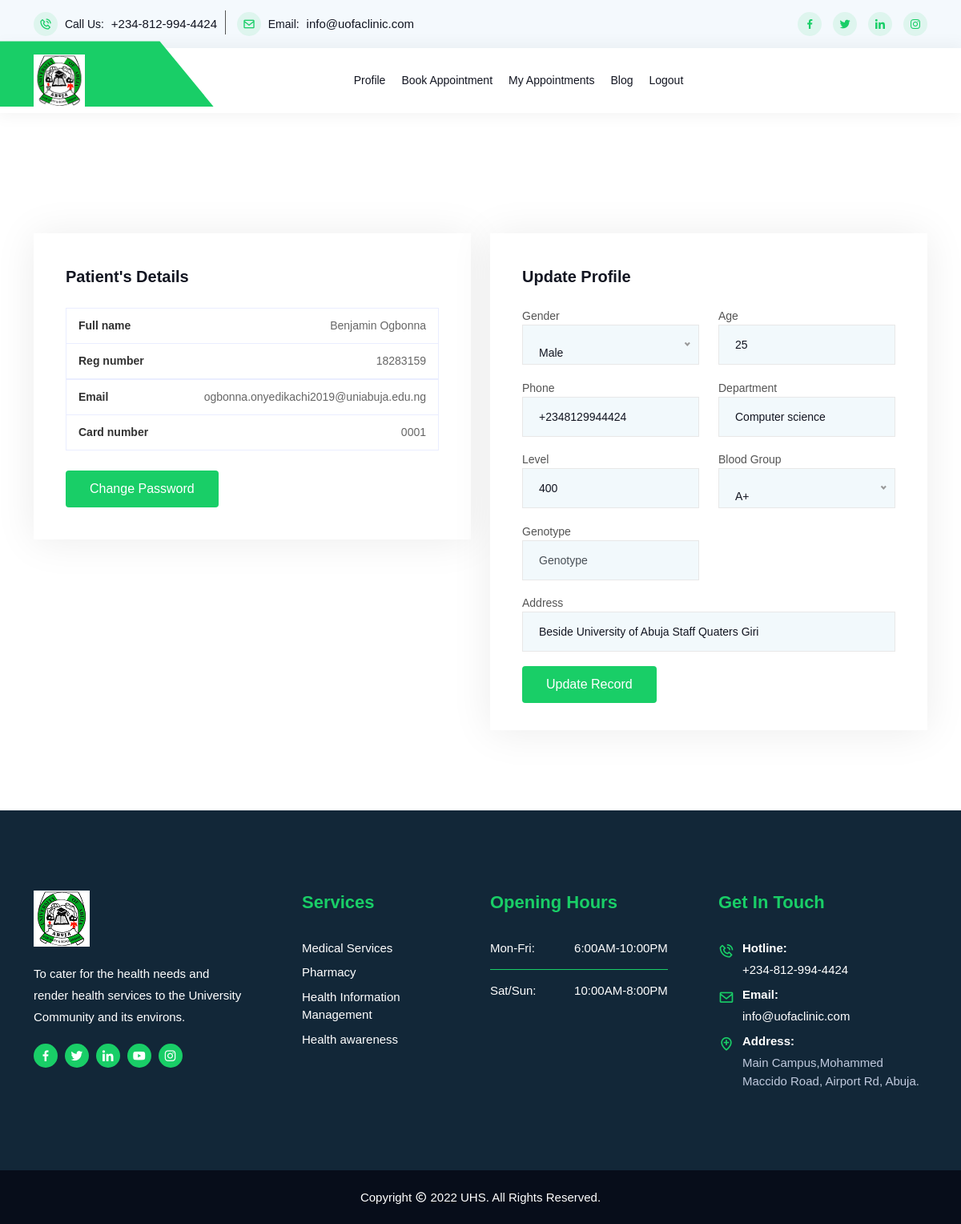
The page /patient/profile (signed in) on the database its author committed.
### patient/models.py (models this page shows, shortened)
class Patient(models.Model):
    GENDER = (
        ('female', 'Female'),
        ('male', 'Male'),
    )
    BLOOD_GROUP = (
        ('A+', 'A+'),
        ('A-', 'A-'),
        ('B+', 'B+'),
        ('B-', 'B-'),
        ('AB+', 'AB+'),
        ('AB-', 'AB-'),
        ('O+', 'O+'),
        ('O-', 'O-'),
    )
    username = models.OneToOneField(User, on_delete=models.CASCADE)
    card_number = models.CharField(max_length=12, unique=True)
    phone = models.CharField(max_length=20, blank=True, default='')
    gender = models.CharField(choices=GENDER, max_length=30, blank=True, default='')
    age = models.PositiveIntegerField(default=0, blank=True)
    department = models.CharField(max_length=255, blank=True, default='')
    level = models.CharField(max_length=20, blank=True, default='')
    blood_group = models.CharField(choices=BLOOD_GROUP, max_length=20, blank=True, default='')
    genotype = models.CharField(max_length=20, blank=True, default='')
    address = models.CharField(max_length=200, blank=True, default='')

### patient/views.py (the view)
# urls.py: path('patient/profile', views.patient_profile, name='profile'),
@cache_control(no_cache=True, must_revalidate=True, no_store=True)
@login_required
def patient_profile(request):
    if request.method == 'POST':
        profile_form = ProfileEditForm(instance=request.user.patient,
                                       data=request.POST,
                                       files=request.FILES)
        if profile_form.is_valid():
            profile_form.save()
            messages.success(request, 'Profile updated successfully!')
            return redirect('patient:profile')
        else:
            messages.error(request, 'Error updating your profile!')
    else:
        profile_form = ProfileEditForm(instance=request.user.patient)
    context = {
        'profile_form': profile_form,
    }
    return render(request, 'patient/patient_profile.html', context)

### templates/patient/patient_profile.html (shortened to what this page needs)
{% extends 'base.html' %}
{% load bootstrap4 %}
{% load static %}
{% block content %}
<section class="cart-area ptb-100">
    <div class="container">
        <div class="row">
            <div class="col-lg-12 col-md-12">
                <div class="row">
					<div class="col-lg-6">
                        <div class="cart-totals">
                            <h3>Patient's Details</h3>
                            <ul>
                                <li>Full name <span>{{ user.first_name }} {{ user.last_name }}</span></li>
                                <li>Reg number <span>{{ user.username }}</span></li>
                                <li>Email <span>{{ user.email }}</span></li>
								<li>Card number <span>{{ user.patient.card_number }}</span></li>
                            </ul>
                            <a href="#" class="default-btn page-btn">
                                Change password
                            </a>
                        </div>
                    </div>
                    <div class="col-lg-6">
                        <div class="coupon-wrap">
                            <div class="shops-form">
								<div class="row">
									<div class="col-lg-6">
										<h3>Update Profile</h3>
									</div>
									<div class="col-lg-6">
									</div>
								</div>
								<form action="" method="POST" enctype="multipart/form-data">
									<div class="billing-details">
										<div class="row">
											<div class="col-lg-6">
												<div class="form-group">
													Gender {{ profile_form.gender }}
												</div>
											</div>
											<div class="col-lg-6">
												<div class="form-group">
													Age {{ profile_form.age }}
												</div>
											</div>
											<div class="col-lg-6">
												<div class="form-group">
													Phone {{ profile_form.phone }}
												</div>
											</div>
											<div class="col-lg-6">
												<div class="form-group">
													Department {{ profile_form.department }}
												</div>
											</div>
											<div class="col-lg-6">
												<div class="form-group">
													Level {{ profile_form.level }}
												</div>
											</div>
											<div class="col-lg-6">
												<div class="form-group">
													Blood Group {{ profile_form.blood_group }}
												</div>
											</div>
											<div class="col-lg-6">
												<div class="form-group">
													Genotype {{ profile_form.genotype }}
												</div>
											</div>
											<div class="col-lg-12">
												<div class="form-group">
													Address {{ profile_form.address }}
												</div>
											</div>
											<div class="col-lg-12 col-md-12">
												<button type="submit" class="default-btn">Update Record</button>
											</div>
										</div>
									</div>
								</form>
                            </div>
                        </div>
                    </div>
                </div>
            </div>
        </div>
    </div>
</section>
{% endblock %}

### rows shown on the page
Patient: age "25", phone "+2348129944424", department "Computer science", level "400", address "Beside University of Abuja Staff Quaters Giri"

### other values the page prints
{{ user.first_name }} "Benjamin"
{{ user.last_name }} "Ogbonna"
{{ user.username }} "18283159"
{{ user.email }} "ogbonna.onyedikachi2019@uniabuja.edu.ng"
{{ user.patient.card_number }} "0001"
